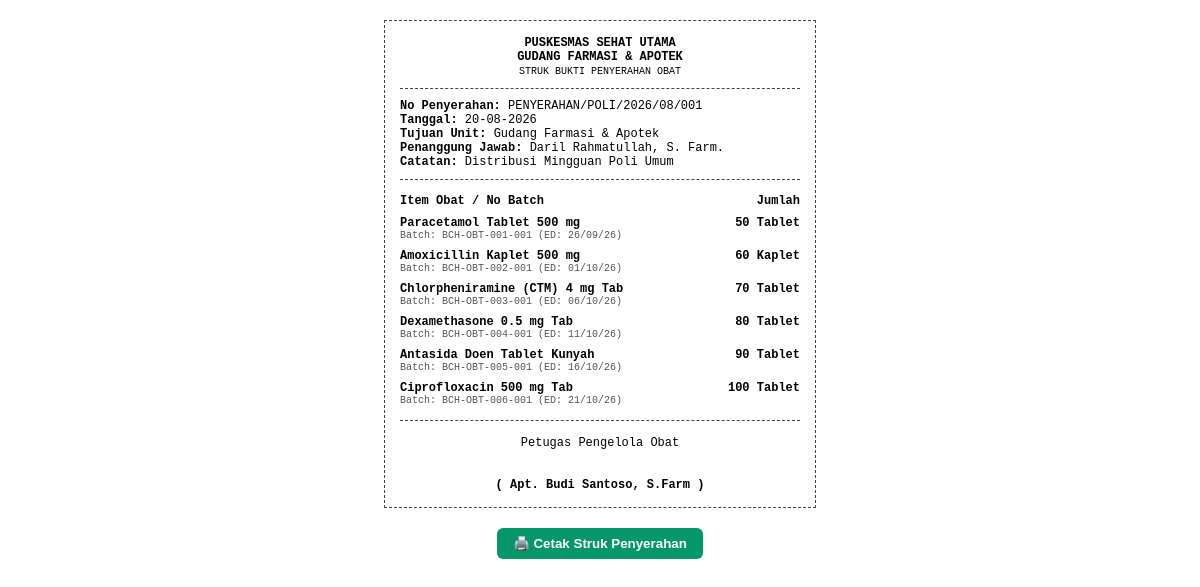
/pos/receipt/1, run on an earlier commit of the app's database.
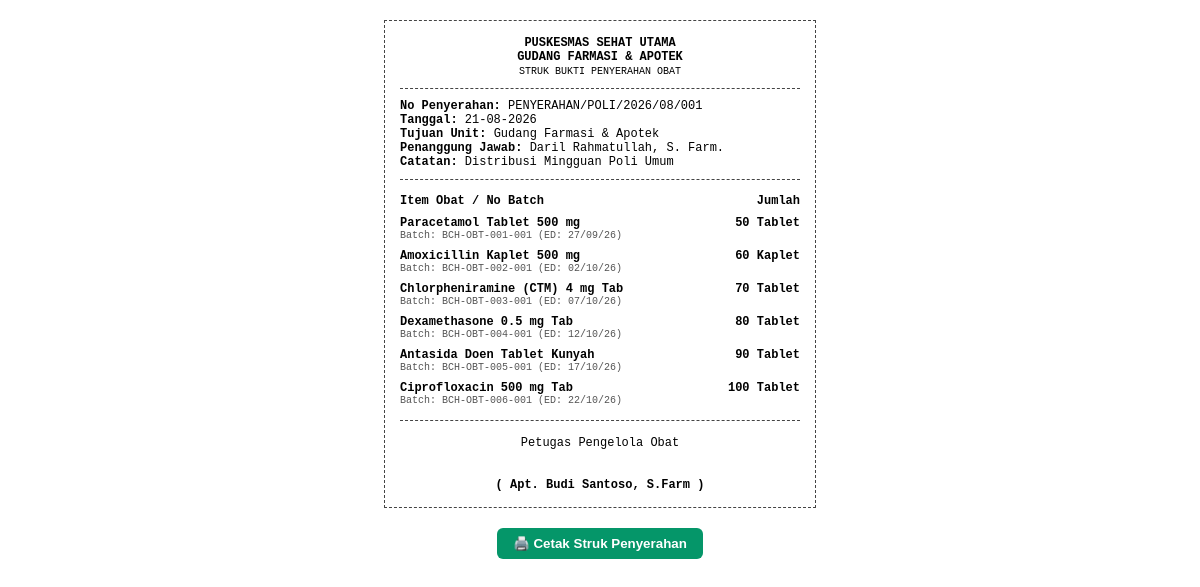
And on a later commit of the database.
### app/models.py (models this page shows, shortened)
class BaseModel(db.Model):
    __abstract__ = True

class TransaksiKeluar(BaseModel):
    __tablename__ = 'transaksi_keluar'
    id = db.Column(db.Integer, primary_key=True)
    no_penyerahan = db.Column(db.String(50), nullable=False)
    subunit_id = db.Column(db.Integer, db.ForeignKey('sub_unit.id'), nullable=False)
    tanggal_keluar = db.Column(db.Date, nullable=False, default=date.today)
    keterangan = db.Column(db.Text)
    created_at = db.Column(db.DateTime, default=datetime.utcnow)
    items = db.relationship('TransaksiKeluarItem', backref='transaksi', lazy=True, cascade="all, delete-orphan")

class TransaksiKeluarItem(BaseModel):
    __tablename__ = 'transaksi_keluar_item'
    id = db.Column(db.Integer, primary_key=True)
    transaksi_keluar_id = db.Column(db.Integer, db.ForeignKey('transaksi_keluar.id'), nullable=False)
    obat_id = db.Column(db.Integer, db.ForeignKey('obat.id'), nullable=False)
    batch_id = db.Column(db.Integer, db.ForeignKey('batch_obat.id'), nullable=False)
    jumlah = db.Column(db.Integer, nullable=False)
    obat = db.relationship('Obat')
    batch = db.relationship('BatchObat')

class BatchObat(BaseModel):
    __tablename__ = 'batch_obat'
    id = db.Column(db.Integer, primary_key=True)
    obat_id = db.Column(db.Integer, db.ForeignKey('obat.id'), nullable=False)
    no_batch = db.Column(db.String(50), nullable=False)
    expired_date = db.Column(db.Date, nullable=False)
    stok_awal = db.Column(db.Integer, default=0)
    stok_sekarang = db.Column(db.Integer, default=0)
    sumber_dana = db.Column(db.String(50), default='APBD')
    harga_batch = db.Column(db.Float, default=0.0)
    created_at = db.Column(db.DateTime, default=datetime.utcnow)

class Obat(BaseModel):
    __tablename__ = 'obat'
    id = db.Column(db.Integer, primary_key=True)
    kode_obat = db.Column(db.String(50), unique=True, nullable=False, index=True)
    nama_obat = db.Column(db.String(150), nullable=False)
    bentuk_sediaan = db.Column(db.String(50), default='Tablet')
    satuan = db.Column(db.String(30), default='Tablet')
    kategori = db.Column(db.String(50), default='Generik')
    harga_satuan = db.Column(db.Float, default=0.0)
    stok_minimum = db.Column(db.Integer, default=10)
    buffer_percent = db.Column(db.Float, default=0.20)
    created_at = db.Column(db.DateTime, default=datetime.utcnow)
    batches = db.relationship('BatchObat', backref='obat', lazy=True, cascade="all, delete-orphan")

### app/routes/pos.py (the view)
@pos_bp.route('/receipt/<int:id>')
def pos_receipt(id):
    transaksi = TransaksiKeluar.query.get_or_404(id)
    return render_template('pos_receipt.html', transaksi=transaksi)

### app/templates/pos_receipt.html (shortened to what this page needs)
<!DOCTYPE html>
<html lang="id">
<head>
</head>
<body>
    <div class="receipt-card">
        <div class="text-center bold">
            PUSKESMAS SEHAT UTAMA<br>
            GUDANG FARMASI & APOTEK<br>
            <span style="font-size:10px; font-weight:normal;">STRUK BUKTI PENYERAHAN OBAT</span>
        </div>
        <div class="divider"></div>
        <div>
            <div><span class="bold">No Penyerahan:</span> {{ transaksi.no_penyerahan }}</div>
            <div><span class="bold">Tanggal:</span> {{ transaksi.tanggal_keluar.strftime('%d-%m-%Y') }}</div>
            <div><span class="bold">Tujuan Unit:</span> {{ transaksi.subunit.nama_subunit }}</div>
            <div><span class="bold">Penanggung Jawab:</span> {{ transaksi.subunit.penanggung_jawab }}</div>
            <div><span class="bold">Catatan:</span> {{ transaksi.keterangan or '-' }}</div>
        </div>
        <div class="divider"></div>
        <table>
            <thead>
                <tr>
                    <th>Item Obat / No Batch</th>
                    <th class="text-right">Jumlah</th>
                </tr>
            </thead>
            <tbody>
                {% for item in transaksi.items %}
                <tr>
                    <td>
                        <div class="bold">{{ item.obat.nama_obat }}</div>
                        <div style="font-size:10px; color:#555;">Batch: {{ item.batch.no_batch }} (ED: {{ item.batch.expired_date.strftime('%d/%m/%y') }})</div>
                    </td>
                    <td class="text-right bold" style="vertical-align:top;">
                        {{ item.jumlah }} {{ item.obat.satuan }}
                    </td>
                </tr>
                {% endfor %}
            </tbody>
        </table>
        <div class="divider"></div>
        <div class="text-center" style="margin-top:15px;">
            <div>Petugas Pengelola Obat</div>
            <br><br>
            <div class="bold">( Apt. Budi Santoso, S.Farm )</div>
        </div>
    </div>
    <div class="no-print">
        <button onclick="window.print()" style="padding: 8px 16px; background: #059669; color: #fff; border: none; border-radius: 6px; cursor: pointer; font-weight: bold;">
            🖨️ Cetak Struk Penyerahan
        </button>
    </div>
</body>
</html>

What changed in the data, as far as the page shows it:
changed TransaksiKeluar "Distribusi Mingguan Poli Umum": tanggal_keluar "20-08-2026" → "21-08-2026"
changed through a linked row, TransaksiKeluarItem "Paracetamol Tablet 500 mg": batch.expired_date "26/09/26" → "27/09/26"
changed through a linked row, TransaksiKeluarItem "Amoxicillin Kaplet 500 mg": batch.expired_date "01/10/26" → "02/10/26"
changed through a linked row, TransaksiKeluarItem "Chlorpheniramine (CTM) 4 mg Tab": batch.expired_date "06/10/26" → "07/10/26"
changed through a linked row, TransaksiKeluarItem "Dexamethasone 0.5 mg Tab": batch.expired_date "11/10/26" → "12/10/26"
changed through a linked row, TransaksiKeluarItem "Antasida Doen Tablet Kunyah": batch.expired_date "16/10/26" → "17/10/26"
changed through a linked row, TransaksiKeluarItem "Ciprofloxacin 500 mg Tab": batch.expired_date "21/10/26" → "22/10/26"
